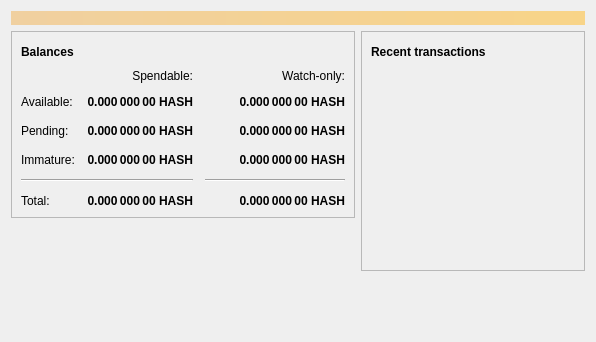
<?xml version="1.0" encoding="UTF-8"?>
<ui version="4.0">
 <class>OverviewPage</class>
 <widget class="QWidget" name="OverviewPage">
  <property name="geometry">
   <rect>
    <x>0</x>
    <y>0</y>
    <width>596</width>
    <height>342</height>
   </rect>
  </property>
  <property name="windowTitle">
   <string>Form</string>
  </property>
  <layout class="QVBoxLayout" name="topLayout">
   <item>
    <widget class="QLabel" name="labelAlerts">
     <property name="visible">
      <bool>false</bool>
     </property>
     <property name="styleSheet">
      <string notr="true">QLabel { background-color: qlineargradient(x1: 0, y1: 0, x2: 1, y2: 0, stop:0 #F0D0A0, stop:1 #F8D488); color:#000000; }</string>
     </property>
     <property name="wordWrap">
      <bool>true</bool>
     </property>
     <property name="margin">
      <number>3</number>
     </property>
     <property name="textInteractionFlags">
      <set>Qt::TextSelectableByMouse</set>
     </property>
    </widget>
   </item>
   <item>
    <layout class="QHBoxLayout" name="horizontalLayout" stretch="1,1">
     <item>
      <layout class="QVBoxLayout" name="verticalLayout_2">
       <item>
        <widget class="QFrame" name="frame">
         <property name="frameShape">
          <enum>QFrame::StyledPanel</enum>
         </property>
         <property name="frameShadow">
          <enum>QFrame::Raised</enum>
         </property>
         <layout class="QVBoxLayout" name="verticalLayout_4">
          <item>
           <layout class="QHBoxLayout" name="horizontalLayout_4">
            <item>
             <widget class="QLabel" name="label_5">
              <property name="font">
               <font>
                <weight>75</weight>
                <bold>true</bold>
               </font>
              </property>
              <property name="text">
               <string>Balances</string>
              </property>
             </widget>
            </item>
            <item>
             <widget class="QPushButton" name="labelWalletStatus">
              <property name="enabled">
               <bool>true</bool>
              </property>
              <property name="maximumSize">
               <size>
                <width>30</width>
                <height>16777215</height>
               </size>
              </property>
              <property name="toolTip">
               <string>The displayed information may be out of date. Your wallet automatically synchronizes with the Hashtagcoin network after a connection is established, but this process has not completed yet.</string>
              </property>
              <property name="text">
               <string/>
              </property>
              <property name="icon">
               <iconset resource="../hashtagcoin.qrc">
                <normaloff>:/icons/warning</normaloff>
                <disabledoff>:/icons/warning</disabledoff>:/icons/warning</iconset>
              </property>
              <property name="iconSize">
               <size>
                <width>24</width>
                <height>24</height>
               </size>
              </property>
              <property name="flat">
               <bool>true</bool>
              </property>
             </widget>
            </item>
            <item>
             <spacer name="horizontalSpacer_3">
              <property name="orientation">
               <enum>Qt::Horizontal</enum>
              </property>
              <property name="sizeHint" stdset="0">
               <size>
                <width>40</width>
                <height>20</height>
               </size>
              </property>
             </spacer>
            </item>
           </layout>
          </item>
          <item>
           <layout class="QGridLayout" name="gridLayout">
            <property name="spacing">
             <number>12</number>
            </property>
            <item row="2" column="2">
             <widget class="QLabel" name="labelWatchPending">
              <property name="font">
               <font>
                <weight>75</weight>
                <bold>true</bold>
               </font>
              </property>
              <property name="cursor">
               <cursorShape>IBeamCursor</cursorShape>
              </property>
              <property name="toolTip">
               <string>Unconfirmed transactions to watch-only addresses</string>
              </property>
              <property name="text">
               <string notr="true">0.000 000 00 HASH</string>
              </property>
              <property name="alignment">
               <set>Qt::AlignRight|Qt::AlignTrailing|Qt::AlignVCenter</set>
              </property>
              <property name="textInteractionFlags">
               <set>Qt::LinksAccessibleByMouse|Qt::TextSelectableByKeyboard|Qt::TextSelectableByMouse</set>
              </property>
             </widget>
            </item>
            <item row="2" column="1">
             <widget class="QLabel" name="labelUnconfirmed">
              <property name="font">
               <font>
                <weight>75</weight>
                <bold>true</bold>
               </font>
              </property>
              <property name="cursor">
               <cursorShape>IBeamCursor</cursorShape>
              </property>
              <property name="toolTip">
               <string>Total of transactions that have yet to be confirmed, and do not yet count toward the spendable balance</string>
              </property>
              <property name="text">
               <string notr="true">0.000 000 00 HASH</string>
              </property>
              <property name="alignment">
               <set>Qt::AlignRight|Qt::AlignTrailing|Qt::AlignVCenter</set>
              </property>
              <property name="textInteractionFlags">
               <set>Qt::LinksAccessibleByMouse|Qt::TextSelectableByKeyboard|Qt::TextSelectableByMouse</set>
              </property>
             </widget>
            </item>
            <item row="3" column="2">
             <widget class="QLabel" name="labelWatchImmature">
              <property name="font">
               <font>
                <weight>75</weight>
                <bold>true</bold>
               </font>
              </property>
              <property name="cursor">
               <cursorShape>IBeamCursor</cursorShape>
              </property>
              <property name="toolTip">
               <string>Mined balance in watch-only addresses that has not yet matured</string>
              </property>
              <property name="text">
               <string notr="true">0.000 000 00 HASH</string>
              </property>
              <property name="alignment">
               <set>Qt::AlignRight|Qt::AlignTrailing|Qt::AlignVCenter</set>
              </property>
              <property name="textInteractionFlags">
               <set>Qt::LinksAccessibleByMouse|Qt::TextSelectableByKeyboard|Qt::TextSelectableByMouse</set>
              </property>
             </widget>
            </item>
            <item row="4" column="0" colspan="2">
             <widget class="Line" name="line">
              <property name="orientation">
               <enum>Qt::Horizontal</enum>
              </property>
             </widget>
            </item>
            <item row="4" column="2">
             <widget class="Line" name="lineWatchBalance">
              <property name="sizePolicy">
               <sizepolicy hsizetype="Preferred" vsizetype="Fixed">
                <horstretch>0</horstretch>
                <verstretch>0</verstretch>
               </sizepolicy>
              </property>
              <property name="minimumSize">
               <size>
                <width>140</width>
                <height>0</height>
               </size>
              </property>
              <property name="orientation">
               <enum>Qt::Horizontal</enum>
              </property>
             </widget>
            </item>
            <item row="5" column="0">
             <widget class="QLabel" name="labelTotalText">
              <property name="text">
               <string>Total:</string>
              </property>
             </widget>
            </item>
            <item row="3" column="1">
             <widget class="QLabel" name="labelImmature">
              <property name="font">
               <font>
                <weight>75</weight>
                <bold>true</bold>
               </font>
              </property>
              <property name="cursor">
               <cursorShape>IBeamCursor</cursorShape>
              </property>
              <property name="toolTip">
               <string>Mined balance that has not yet matured</string>
              </property>
              <property name="text">
               <string notr="true">0.000 000 00 HASH</string>
              </property>
              <property name="alignment">
               <set>Qt::AlignRight|Qt::AlignTrailing|Qt::AlignVCenter</set>
              </property>
              <property name="textInteractionFlags">
               <set>Qt::LinksAccessibleByMouse|Qt::TextSelectableByKeyboard|Qt::TextSelectableByMouse</set>
              </property>
             </widget>
            </item>
            <item row="2" column="3">
             <spacer name="horizontalSpacer_2">
              <property name="orientation">
               <enum>Qt::Horizontal</enum>
              </property>
              <property name="sizeHint" stdset="0">
               <size>
                <width>40</width>
                <height>20</height>
               </size>
              </property>
             </spacer>
            </item>
            <item row="3" column="0">
             <widget class="QLabel" name="labelImmatureText">
              <property name="text">
               <string>Immature:</string>
              </property>
             </widget>
            </item>
            <item row="5" column="1">
             <widget class="QLabel" name="labelTotal">
              <property name="font">
               <font>
                <weight>75</weight>
                <bold>true</bold>
               </font>
              </property>
              <property name="cursor">
               <cursorShape>IBeamCursor</cursorShape>
              </property>
              <property name="toolTip">
               <string>Your current total balance</string>
              </property>
              <property name="text">
               <string notr="true">0.000 000 00 HASH</string>
              </property>
              <property name="alignment">
               <set>Qt::AlignRight|Qt::AlignTrailing|Qt::AlignVCenter</set>
              </property>
              <property name="textInteractionFlags">
               <set>Qt::LinksAccessibleByMouse|Qt::TextSelectableByKeyboard|Qt::TextSelectableByMouse</set>
              </property>
             </widget>
            </item>
            <item row="5" column="2">
             <widget class="QLabel" name="labelWatchTotal">
              <property name="font">
               <font>
                <weight>75</weight>
                <bold>true</bold>
               </font>
              </property>
              <property name="cursor">
               <cursorShape>IBeamCursor</cursorShape>
              </property>
              <property name="toolTip">
               <string>Current total balance in watch-only addresses</string>
              </property>
              <property name="text">
               <string notr="true">0.000 000 00 HASH</string>
              </property>
              <property name="alignment">
               <set>Qt::AlignRight|Qt::AlignTrailing|Qt::AlignVCenter</set>
              </property>
              <property name="textInteractionFlags">
               <set>Qt::LinksAccessibleByMouse|Qt::TextSelectableByKeyboard|Qt::TextSelectableByMouse</set>
              </property>
             </widget>
            </item>
            <item row="0" column="2">
             <widget class="QLabel" name="labelWatchonly">
              <property name="text">
               <string>Watch-only:</string>
              </property>
              <property name="alignment">
               <set>Qt::AlignRight|Qt::AlignTrailing|Qt::AlignVCenter</set>
              </property>
             </widget>
            </item>
            <item row="1" column="0">
             <widget class="QLabel" name="labelBalanceText">
              <property name="text">
               <string>Available:</string>
              </property>
             </widget>
            </item>
            <item row="1" column="1">
             <widget class="QLabel" name="labelBalance">
              <property name="font">
               <font>
                <weight>75</weight>
                <bold>true</bold>
               </font>
              </property>
              <property name="cursor">
               <cursorShape>IBeamCursor</cursorShape>
              </property>
              <property name="toolTip">
               <string>Your current spendable balance</string>
              </property>
              <property name="text">
               <string notr="true">0.000 000 00 HASH</string>
              </property>
              <property name="alignment">
               <set>Qt::AlignRight|Qt::AlignTrailing|Qt::AlignVCenter</set>
              </property>
              <property name="textInteractionFlags">
               <set>Qt::LinksAccessibleByMouse|Qt::TextSelectableByKeyboard|Qt::TextSelectableByMouse</set>
              </property>
             </widget>
            </item>
            <item row="1" column="2">
             <widget class="QLabel" name="labelWatchAvailable">
              <property name="font">
               <font>
                <weight>75</weight>
                <bold>true</bold>
               </font>
              </property>
              <property name="cursor">
               <cursorShape>IBeamCursor</cursorShape>
              </property>
              <property name="toolTip">
               <string>Your current balance in watch-only addresses</string>
              </property>
              <property name="text">
               <string notr="true">0.000 000 00 HASH</string>
              </property>
              <property name="alignment">
               <set>Qt::AlignRight|Qt::AlignTrailing|Qt::AlignVCenter</set>
              </property>
              <property name="textInteractionFlags">
               <set>Qt::LinksAccessibleByMouse|Qt::TextSelectableByKeyboard|Qt::TextSelectableByMouse</set>
              </property>
             </widget>
            </item>
            <item row="2" column="0">
             <widget class="QLabel" name="labelPendingText">
              <property name="text">
               <string>Pending:</string>
              </property>
             </widget>
            </item>
            <item row="0" column="1">
             <widget class="QLabel" name="labelSpendable">
              <property name="text">
               <string>Spendable:</string>
              </property>
              <property name="alignment">
               <set>Qt::AlignRight|Qt::AlignTrailing|Qt::AlignVCenter</set>
              </property>
             </widget>
            </item>
           </layout>
          </item>
         </layout>
        </widget>
       </item>
       <item>
        <spacer name="verticalSpacer">
         <property name="orientation">
          <enum>Qt::Vertical</enum>
         </property>
         <property name="sizeHint" stdset="0">
          <size>
           <width>20</width>
           <height>40</height>
          </size>
         </property>
        </spacer>
       </item>
      </layout>
     </item>
     <item>
      <layout class="QVBoxLayout" name="verticalLayout_3">
       <item>
        <widget class="QFrame" name="frame_2">
         <property name="frameShape">
          <enum>QFrame::StyledPanel</enum>
         </property>
         <property name="frameShadow">
          <enum>QFrame::Raised</enum>
         </property>
         <layout class="QVBoxLayout" name="verticalLayout">
          <item>
           <layout class="QHBoxLayout" name="horizontalLayout_2">
            <item>
             <widget class="QLabel" name="label_4">
              <property name="font">
               <font>
                <weight>75</weight>
                <bold>true</bold>
               </font>
              </property>
              <property name="text">
               <string>Recent transactions</string>
              </property>
             </widget>
            </item>
            <item>
             <widget class="QPushButton" name="labelTransactionsStatus">
              <property name="enabled">
               <bool>true</bool>
              </property>
              <property name="maximumSize">
               <size>
                <width>30</width>
                <height>16777215</height>
               </size>
              </property>
              <property name="toolTip">
               <string>The displayed information may be out of date. Your wallet automatically synchronizes with the Hashtagcoin network after a connection is established, but this process has not completed yet.</string>
              </property>
              <property name="text">
               <string/>
              </property>
              <property name="icon">
               <iconset resource="../hashtagcoin.qrc">
                <normaloff>:/icons/warning</normaloff>
                <disabledoff>:/icons/warning</disabledoff>:/icons/warning</iconset>
              </property>
              <property name="iconSize">
               <size>
                <width>24</width>
                <height>24</height>
               </size>
              </property>
              <property name="flat">
               <bool>true</bool>
              </property>
             </widget>
            </item>
            <item>
             <spacer name="horizontalSpacer">
              <property name="orientation">
               <enum>Qt::Horizontal</enum>
              </property>
              <property name="sizeHint" stdset="0">
               <size>
                <width>40</width>
                <height>20</height>
               </size>
              </property>
             </spacer>
            </item>
           </layout>
          </item>
          <item>
           <widget class="QListView" name="listTransactions">
            <property name="styleSheet">
             <string notr="true">QListView { background: transparent; }</string>
            </property>
            <property name="frameShape">
             <enum>QFrame::NoFrame</enum>
            </property>
            <property name="verticalScrollBarPolicy">
             <enum>Qt::ScrollBarAlwaysOff</enum>
            </property>
            <property name="horizontalScrollBarPolicy">
             <enum>Qt::ScrollBarAlwaysOff</enum>
            </property>
            <property name="selectionMode">
             <enum>QAbstractItemView::NoSelection</enum>
            </property>
           </widget>
          </item>
         </layout>
        </widget>
       </item>
       <item>
        <spacer name="verticalSpacer_2">
         <property name="orientation">
          <enum>Qt::Vertical</enum>
         </property>
         <property name="sizeHint" stdset="0">
          <size>
           <width>20</width>
           <height>40</height>
          </size>
         </property>
        </spacer>
       </item>
      </layout>
     </item>
    </layout>
   </item>
  </layout>
 </widget>
 <resources/>
 <connections/>
</ui>
